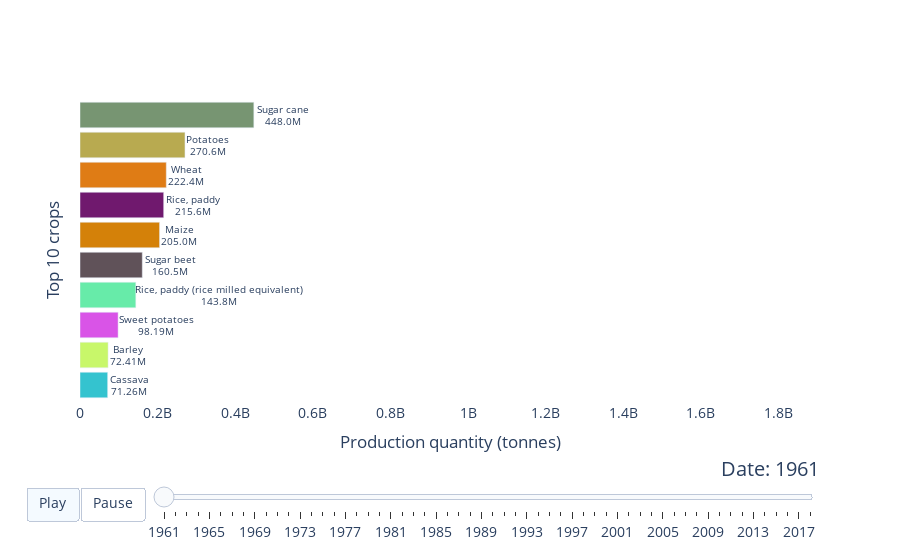

The notebook cell saved with this chart:
### Code cell
import pandas as pd
from raceplotly.plots import barplot

data = pd.read_csv('https://raw.githubusercontent.com/lc5415/raceplotly/main/example/FAOSTAT_data.csv')

my_raceplot = barplot(data,  item_column='Item', value_column='Value', time_column='Year')

my_raceplot.plot(item_label = 'Top 10 crops', value_label = 'Production quantity (tonnes)', frame_duration = 800)

### Figure 1 — Plotly figure (JSON) as saved in the notebook; plotly's stock layout.template omitted (floating-point values rounded to 4 significant figures)
{"data": [{"cliponaxis": false, "hoverinfo": "all", "marker": {"color": ["rgb(52, 195, 207)", "rgb(200, 247, 106)", "rgb(217, 84, 231)", "rgb(103, 235, 169)", "rgb(96, 82, 89)", "rgb(212, 129, 9)", "rgb(112, 25, 110)", "rgb(223, 124, 21)", "rgb(184, 170, 80)", "rgb(119, 149, 114)"]}, "orientation": "h", "textangle": 0, "textposition": "outside", "texttemplate": "%{y}<br>%{x:.4s}", "type": "bar", "x": [71259839, 72411104, 98192635, 143836304, 160501987, 205027583, 215646633, 222357231, 270552196, 447977522], "y": ["Cassava", "Barley", "Sweet potatoes", "Rice, paddy (rice milled equivalent)", "Sugar beet", "Maize", "Rice, paddy", "Wheat", "Potatoes", "Sugar cane"]}], "layout": {"bargap": 0.15, "font": {"size": 14}, "plot_bgcolor": "#FFFFFF", "sliders": [{"active": 0, "currentvalue": {"font": {"size": 20}, "prefix": "Date: ", "visible": true, "xanchor": "right"}, "len": 0.9, "pad": {"b": 10, "t": 50}, "steps": [{"args": [["1961"], {"frame": {"duration": 800, "redraw": false}, "mode": "immediate", "transition": {"duration": 800}}], "label": "1961", "method": "animate"}, {"args": [["1962"], {"frame": {"duration": 800, "redraw": false}, "mode": "immediate", "transition": {"duration": 800}}], "label": "1962", "method": "animate"}, {"args": [["1963"], {"frame": {"duration": 800, "redraw": false}, "mode": "immediate", "transition": {"duration": 800}}], "label": "1963", "method": "animate"}, {"args": [["1964"], {"frame": {"duration": 800, "redraw": false}, "mode": "immediate", "transition": {"duration": 800}}], "label": "1964", "method": "animate"}, {"args": [["1965"], {"frame": {"duration": 800, "redraw": false}, "mode": "immediate", "transition": {"duration": 800}}], "label": "1965", "method": "animate"}, {"args": [["1966"], {"frame": {"duration": 800, "redraw": false}, "mode": "immediate", "transition": {"duration": 800}}], "label": "1966", "method": "animate"}, {"args": [["1967"], {"frame": {"duration": 800, "redraw": false}, "mode": "immediate", "transition": {"duration": 800}}], "label": "1967", "method": "animate"}, {"args": [["1968"], {"frame": {"duration": 800, "redraw": false}, "mode": "immediate", "transition": {"duration": 800}}], "label": "1968", "method": "animate"}, {"args": [["1969"], {"frame": {"duration": 800, "redraw": false}, "mode": "immediate", "transition": {"duration": 800}}], "label": "1969", "method": "animate"}, {"args": [["1970"], {"frame": {"duration": 800, "redraw": false}, "mode": "immediate", "transition": {"duration": 800}}], "label": "1970", "method": "animate"}, {"args": [["1971"], {"frame": {"duration": 800, "redraw": false}, "mode": "immediate", "transition": {"duration": 800}}], "label": "1971", "method": "animate"}, {"args": [["1972"], {"frame": {"duration": 800, "redraw": false}, "mode": "immediate", "transition": {"duration": 800}}], "label": "1972", "method": "animate"}, {"args": [["1973"], {"frame": {"duration": 800, "redraw": false}, "mode": "immediate", "transition": {"duration": 800}}], "label": "1973", "method": "animate"}, {"args": [["1974"], {"frame": {"duration": 800, "redraw": false}, "mode": "immediate", "transition": {"duration": 800}}], "label": "1974", "method": "animate"}, {"args": [["1975"], {"frame": {"duration": 800, "redraw": false}, "mode": "immediate", "transition": {"duration": 800}}], "label": "1975", "method": "animate"}, {"args": [["1976"], {"frame": {"duration": 800, "redraw": false}, "mode": "immediate", "transition": {"duration": 800}}], "label": "1976", "method": "animate"}, {"args": [["1977"], {"frame": {"duration": 800, "redraw": false}, "mode": "immediate", "transition": {"duration": 800}}], "label": "1977", "method": "animate"}, {"args": [["1978"], {"frame": {"duration": 800, "redraw": false}, "mode": "immediate", "transition": {"duration": 800}}], "label": "1978", "method": "animate"}, {"args": [["1979"], {"frame": {"duration": 800, "redraw": false}, "mode": "immediate", "transition": {"duration": 800}}], "label": "1979", "method": "animate"}, {"args": [["1980"], {"frame": {"duration": 800, "redraw": false}, "mode": "immediate", "transition": {"duration": 800}}], "label": "1980", "method": "animate"}, {"args": [["1981"], {"frame": {"duration": 800, "redraw": false}, "mode": "immediate", "transition": {"duration": 800}}], "label": "1981", "method": "animate"}, {"args": [["1982"], {"frame": {"duration": 800, "redraw": false}, "mode": "immediate", "transition": {"duration": 800}}], "label": "1982", "method": "animate"}, {"args": [["1983"], {"frame": {"duration": 800, "redraw": false}, "mode": "immediate", "transition": {"duration": 800}}], "label": "1983", "method": "animate"}, {"args": [["1984"], {"frame": {"duration": 800, "redraw": false}, "mode": "immediate", "transition": {"duration": 800}}], "label": "1984", "method": "animate"}, {"args": [["1985"], {"frame": {"duration": 800, "redraw": false}, "mode": "immediate", "transition": {"duration": 800}}], "label": "1985", "method": "animate"}, {"args": [["1986"], {"frame": {"duration": 800, "redraw": false}, "mode": "immediate", "transition": {"duration": 800}}], "label": "1986", "method": "animate"}, {"args": [["1987"], {"frame": {"duration": 800, "redraw": false}, "mode": "immediate", "transition": {"duration": 800}}], "label": "1987", "method": "animate"}, {"args": [["1988"], {"frame": {"duration": 800, "redraw": false}, "mode": "immediate", "transition": {"duration": 800}}], "label": "1988", "method": "animate"}, {"args": [["1989"], {"frame": {"duration": 800, "redraw": false}, "mode": "immediate", "transition": {"duration": 800}}], "label": "1989", "method": "animate"}, {"args": [["1990"], {"frame": {"duration": 800, "redraw": false}, "mode": "immediate", "transition": {"duration": 800}}], "label": "1990", "method": "animate"}, {"args": [["1991"], {"frame": {"duration": 800, "redraw": false}, "mode": "immediate", "transition": {"duration": 800}}], "label": "1991", "method": "animate"}, {"args": [["1992"], {"frame": {"duration": 800, "redraw": false}, "mode": "immediate", "transition": {"duration": 800}}], "label": "1992", "method": "animate"}, {"args": [["1993"], {"frame": {"duration": 800, "redraw": false}, "mode": "immediate", "transition": {"duration": 800}}], "label": "1993", "method": "animate"}, {"args": [["1994"], {"frame": {"duration": 800, "redraw": false}, "mode": "immediate", "transition": {"duration": 800}}], "label": "1994", "method": "animate"}, {"args": [["1995"], {"frame": {"duration": 800, "redraw": false}, "mode": "immediate", "transition": {"duration": 800}}], "label": "1995", "method": "animate"}, {"args": [["1996"], {"frame": {"duration": 800, "redraw": false}, "mode": "immediate", "transition": {"duration": 800}}], "label": "1996", "method": "animate"}, {"args": [["1997"], {"frame": {"duration": 800, "redraw": false}, "mode": "immediate", "transition": {"duration": 800}}], "label": "1997", "method": "animate"}, {"args": [["1998"], {"frame": {"duration": 800, "redraw": false}, "mode": "immediate", "transition": {"duration": 800}}], "label": "1998", "method": "animate"}, {"args": [["1999"], {"frame": {"duration": 800, "redraw": false}, "mode": "immediate", "transition": {"duration": 800}}], "label": "1999", "method": "animate"}, {"args": [["2000"], {"frame": {"duration": 800, "redraw": false}, "mode": "immediate", "transition": {"duration": 800}}], "label": "2000", "method": "animate"}, {"args": [["2001"], {"frame": {"duration": 800, "redraw": false}, "mode": "immediate", "transition": {"duration": 800}}], "label": "2001", "method": "animate"}, {"args": [["2002"], {"frame": {"duration": 800, "redraw": false}, "mode": "immediate", "transition": {"duration": 800}}], "label": "2002", "method": "animate"}, {"args": [["2003"], {"frame": {"duration": 800, "redraw": false}, "mode": "immediate", "transition": {"duration": 800}}], "label": "2003", "method": "animate"}, {"args": [["2004"], {"frame": {"duration": 800, "redraw": false}, "mode": "immediate", "transition": {"duration": 800}}], "label": "2004", "method": "animate"}, {"args": [["2005"], {"frame": {"duration": 800, "redraw": false}, "mode": "immediate", "transition": {"duration": 800}}], "label": "2005", "method": "animate"}, {"args": [["2006"], {"frame": {"duration": 800, "redraw": false}, "mode": "immediate", "transition": {"duration": 800}}], "label": "2006", "method": "animate"}, {"args": [["2007"], {"frame": {"duration": 800, "redraw": false}, "mode": "immediate", "transition": {"duration": 800}}], "label": "2007", "method": "animate"}, {"args": [["2008"], {"frame": {"duration": 800, "redraw": false}, "mode": "immediate", "transition": {"duration": 800}}], "label": "2008", "method": "animate"}, {"args": [["2009"], {"frame": {"duration": 800, "redraw": false}, "mode": "immediate", "transition": {"duration": 800}}], "label": "2009", "method": "animate"}, {"args": [["2010"], {"frame": {"duration": 800, "redraw": false}, "mode": "immediate", "transition": {"duration": 800}}], "label": "2010", "method": "animate"}, {"args": [["2011"], {"frame": {"duration": 800, "redraw": false}, "mode": "immediate", "transition": {"duration": 800}}], "label": "2011", "method": "animate"}, {"args": [["2012"], {"frame": {"duration": 800, "redraw": false}, "mode": "immediate", "transition": {"duration": 800}}], "label": "2012", "method": "animate"}, {"args": [["2013"], {"frame": {"duration": 800, "redraw": false}, "mode": "immediate", "transition": {"duration": 800}}], "label": "2013", "method": "animate"}, {"args": [["2014"], {"frame": {"duration": 800, "redraw": false}, "mode": "immediate", "transition": {"duration": 800}}], "label": "2014", "method": "animate"}, {"args": [["2015"], {"frame": {"duration": 800, "redraw": false}, "mode": "immediate", "transition": {"duration": 800}}], "label": "2015", "method": "animate"}, {"args": [["2016"], {"frame": {"duration": 800, "redraw": false}, "mode": "immediate", "transition": {"duration": 800}}], "label": "2016", "method": "animate"}, {"args": [["2017"], {"frame": {"duration": 800, "redraw": false}, "mode": "immediate", "transition": {"duration": 800}}], "label": "2017", "method": "animate"}, {"args": [["2018"], {"frame": {"duration": 800, "redraw": false}, "mode": "immediate", "transition": {"duration": 800}}], "label": "2018", "method": "animate"}], "transition": {"duration": 300, "easing": "cubic-in-out"}, "x": 0.1, "xanchor": "left", "y": 0, "yanchor": "top"}], "updatemenus": [{"buttons": [{"args": [null, {"frame": {"duration": 800, "redraw": false}, "fromcurrent": true, "transition": {"duration": 800, "easing": "quadratic-in-out"}}], "label": "Play", "method": "animate"}, {"args": [[null], {"frame": {"duration": 0, "redraw": false}, "mode": "immediate", "transition": {"duration": 0}}], "label": "Pause", "method": "animate"}], "direction": "left", "pad": {"r": 10, "t": 87}, "showactive": true, "type": "buttons", "x": 0.1, "xanchor": "right", "y": 0, "yanchor": "top"}], "xaxis": {"range": [0, 1907024730], "showline": true, "showticklabels": true, "title": {"text": "Production quantity (tonnes)"}, "visible": true}, "yaxis": {"showline": false, "showticklabels": false, "title": {"text": "Top 10 crops"}, "visible": true}}}
